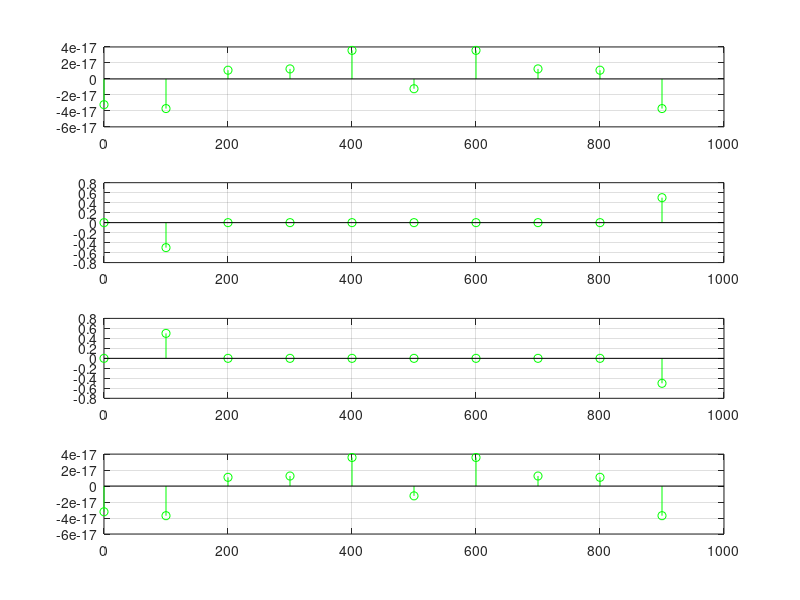
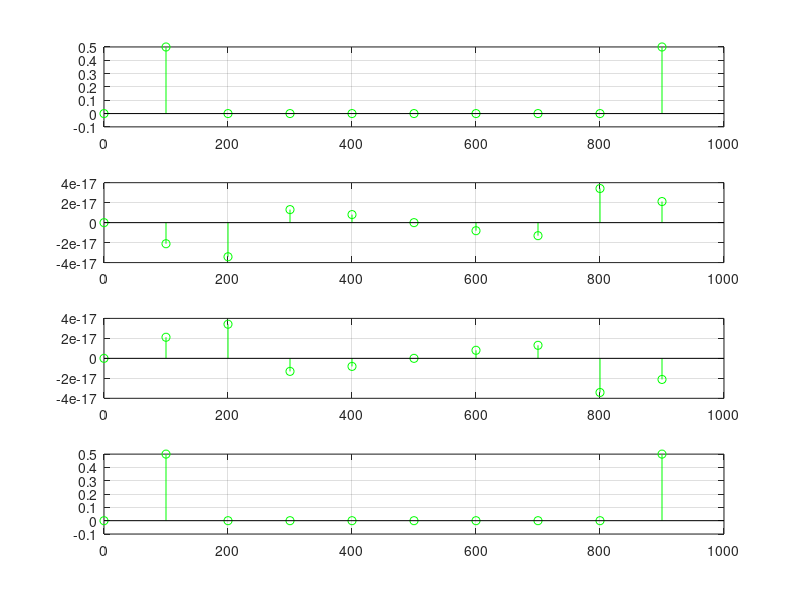

MATLAB code for these plots, in order:
%Dualność
clc; clear; close all;
fs=1000;
N=10;
n=0:N-1;
tx=n/fs;
x=sin(2*pi*100*tx);
X=fft(x);
f=0:fs/N:fs-fs/N;

x1=j*sin(2*pi*100*tx);
X1=fft(x1);

figure(1)
subplot(4,1,1)
    stem(f,real(X)/N,'go');grid on;hold on;
subplot(4,1,2)
    stem(f,imag(X)/N,'go');grid on;hold on;
subplot(4,1,3)
    stem(f,real(X1)/N,'go');grid on;hold on;
subplot(4,1,4)
    stem(f,imag(X1)/N,'go');grid on;hold on;

x2=cos(2*pi*100*tx);
X2=fft(x2);

x3=j*cos(2*pi*100*tx);
X3=fft(x3);

figure(2)
subplot(4,1,1)
    stem(f,real(X2)/N,'go');grid on;hold on;
subplot(4,1,2)
    stem(f,imag(X2)/N,'go');grid on;hold on;
subplot(4,1,3)
    stem(f,real(X3)/N,'go');grid on;hold on;
subplot(4,1,4)
    stem(f,imag(X3)/N,'go');grid on;hold on;
